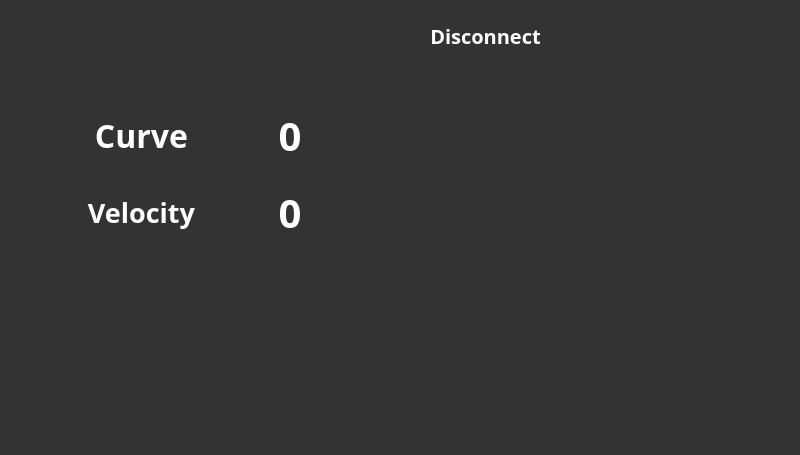
<?xml version="1.0" encoding="UTF-8"?>
<ui version="4.0">
 <class>SecondWindow</class>
 <widget class="QWidget" name="SecondWindow">
  <property name="enabled">
   <bool>true</bool>
  </property>
  <property name="geometry">
   <rect>
    <x>0</x>
    <y>0</y>
    <width>800</width>
    <height>455</height>
   </rect>
  </property>
  <property name="sizePolicy">
   <sizepolicy hsizetype="Fixed" vsizetype="Fixed">
    <horstretch>0</horstretch>
    <verstretch>0</verstretch>
   </sizepolicy>
  </property>
  <property name="windowTitle">
   <string>Snake_Robot_Controller</string>
  </property>
  <property name="windowIcon">
   <iconset>
    <normaloff>:/images/gui_png/rodu.png</normaloff>:/images/gui_png/rodu.png</iconset>
  </property>
  <property name="styleSheet">
   <string notr="true">background: #333;</string>
  </property>
  <widget class="QWidget" name="verticalLayoutWidget">
   <property name="geometry">
    <rect>
     <x>598</x>
     <y>54</y>
     <width>214</width>
     <height>380</height>
    </rect>
   </property>
   <layout class="QVBoxLayout" name="verticalLayout_2">
    <item>
     <widget class="QPushButton" name="pushButton">
      <property name="font">
       <font>
        <family>Noto Sans</family>
        <pointsize>20</pointsize>
        <weight>75</weight>
        <italic>false</italic>
        <bold>true</bold>
        <kerning>true</kerning>
       </font>
      </property>
      <property name="styleSheet">
       <string notr="true">color : white;
font-family: Noto Sans;
font-style: normal;
font-weight: 600;
line-height: normal;</string>
      </property>
      <property name="text">
       <string/>
      </property>
      <property name="icon">
       <iconset>
        <normaloff>:/images/gui_png/btn1.png</normaloff>:/images/gui_png/btn1.png</iconset>
      </property>
      <property name="iconSize">
       <size>
        <width>200</width>
        <height>80</height>
       </size>
      </property>
      <property name="checkable">
       <bool>false</bool>
      </property>
      <property name="autoRepeat">
       <bool>false</bool>
      </property>
      <property name="autoDefault">
       <bool>false</bool>
      </property>
      <property name="default">
       <bool>false</bool>
      </property>
      <property name="flat">
       <bool>true</bool>
      </property>
     </widget>
    </item>
    <item>
     <widget class="QPushButton" name="pushButton_2">
      <property name="font">
       <font>
        <family>Noto Sans</family>
        <pointsize>20</pointsize>
        <weight>75</weight>
        <italic>false</italic>
        <bold>true</bold>
        <kerning>true</kerning>
       </font>
      </property>
      <property name="styleSheet">
       <string notr="true">color : white;
font-family: Noto Sans;
font-style: normal;
font-weight: 600;
line-height: normal;</string>
      </property>
      <property name="text">
       <string/>
      </property>
      <property name="icon">
       <iconset>
        <normaloff>:/images/gui_png/btn2.png</normaloff>:/images/gui_png/btn2.png</iconset>
      </property>
      <property name="iconSize">
       <size>
        <width>200</width>
        <height>80</height>
       </size>
      </property>
      <property name="checkable">
       <bool>false</bool>
      </property>
      <property name="autoRepeat">
       <bool>false</bool>
      </property>
      <property name="autoDefault">
       <bool>false</bool>
      </property>
      <property name="default">
       <bool>false</bool>
      </property>
      <property name="flat">
       <bool>true</bool>
      </property>
     </widget>
    </item>
    <item>
     <widget class="QPushButton" name="pushButton_3">
      <property name="font">
       <font>
        <family>Noto Sans</family>
        <pointsize>20</pointsize>
        <weight>75</weight>
        <italic>false</italic>
        <bold>true</bold>
        <kerning>true</kerning>
       </font>
      </property>
      <property name="styleSheet">
       <string notr="true">color : white;
font-family: Noto Sans;
font-style: normal;
font-weight: 600;
line-height: normal;</string>
      </property>
      <property name="text">
       <string/>
      </property>
      <property name="icon">
       <iconset>
        <normaloff>:/images/gui_png/btn3.png</normaloff>:/images/gui_png/btn3.png</iconset>
      </property>
      <property name="iconSize">
       <size>
        <width>200</width>
        <height>80</height>
       </size>
      </property>
      <property name="checkable">
       <bool>false</bool>
      </property>
      <property name="autoRepeat">
       <bool>false</bool>
      </property>
      <property name="autoDefault">
       <bool>false</bool>
      </property>
      <property name="default">
       <bool>false</bool>
      </property>
      <property name="flat">
       <bool>true</bool>
      </property>
     </widget>
    </item>
    <item>
     <widget class="QPushButton" name="pushButton_4">
      <property name="font">
       <font>
        <family>Noto Sans</family>
        <pointsize>20</pointsize>
        <weight>75</weight>
        <italic>false</italic>
        <bold>true</bold>
        <kerning>true</kerning>
       </font>
      </property>
      <property name="styleSheet">
       <string notr="true">color : white;
font-family: Noto Sans;
font-style: normal;
font-weight: 600;
line-height: normal;</string>
      </property>
      <property name="text">
       <string/>
      </property>
      <property name="icon">
       <iconset>
        <normaloff>:/images/gui_png/btn4.png</normaloff>:/images/gui_png/btn4.png</iconset>
      </property>
      <property name="iconSize">
       <size>
        <width>200</width>
        <height>80</height>
       </size>
      </property>
      <property name="checkable">
       <bool>false</bool>
      </property>
      <property name="autoRepeat">
       <bool>false</bool>
      </property>
      <property name="autoDefault">
       <bool>false</bool>
      </property>
      <property name="default">
       <bool>false</bool>
      </property>
      <property name="flat">
       <bool>true</bool>
      </property>
     </widget>
    </item>
   </layout>
  </widget>
  <widget class="QWidget" name="gridLayoutWidget">
   <property name="geometry">
    <rect>
     <x>392</x>
     <y>94</y>
     <width>192</width>
     <height>178</height>
    </rect>
   </property>
   <layout class="QGridLayout" name="gridLayout_2">
    <property name="horizontalSpacing">
     <number>6</number>
    </property>
    <property name="verticalSpacing">
     <number>0</number>
    </property>
    <item row="0" column="0">
     <widget class="QPushButton" name="arrow1_2">
      <property name="text">
       <string/>
      </property>
      <property name="icon">
       <iconset>
        <normaloff>:/images/gui_png/triangle5.png</normaloff>:/images/gui_png/triangle5.png</iconset>
      </property>
      <property name="iconSize">
       <size>
        <width>80</width>
        <height>80</height>
       </size>
      </property>
      <property name="autoDefault">
       <bool>false</bool>
      </property>
      <property name="default">
       <bool>false</bool>
      </property>
      <property name="flat">
       <bool>true</bool>
      </property>
     </widget>
    </item>
    <item row="0" column="1">
     <widget class="QPushButton" name="arrow2_2">
      <property name="text">
       <string/>
      </property>
      <property name="icon">
       <iconset>
        <normaloff>:/images/gui_png/triangle4.png</normaloff>:/images/gui_png/triangle4.png</iconset>
      </property>
      <property name="iconSize">
       <size>
        <width>80</width>
        <height>80</height>
       </size>
      </property>
      <property name="autoDefault">
       <bool>false</bool>
      </property>
      <property name="default">
       <bool>false</bool>
      </property>
      <property name="flat">
       <bool>true</bool>
      </property>
     </widget>
    </item>
    <item row="1" column="0">
     <widget class="QPushButton" name="arrow3_2">
      <property name="text">
       <string/>
      </property>
      <property name="icon">
       <iconset>
        <normaloff>:/images/gui_png/triangle5.png</normaloff>:/images/gui_png/triangle5.png</iconset>
      </property>
      <property name="iconSize">
       <size>
        <width>80</width>
        <height>80</height>
       </size>
      </property>
      <property name="autoDefault">
       <bool>false</bool>
      </property>
      <property name="default">
       <bool>false</bool>
      </property>
      <property name="flat">
       <bool>true</bool>
      </property>
     </widget>
    </item>
    <item row="1" column="1">
     <widget class="QPushButton" name="arrow4_2">
      <property name="text">
       <string/>
      </property>
      <property name="icon">
       <iconset>
        <normaloff>:/images/gui_png/triangle4.png</normaloff>:/images/gui_png/triangle4.png</iconset>
      </property>
      <property name="iconSize">
       <size>
        <width>80</width>
        <height>80</height>
       </size>
      </property>
      <property name="autoDefault">
       <bool>false</bool>
      </property>
      <property name="default">
       <bool>false</bool>
      </property>
      <property name="flat">
       <bool>true</bool>
      </property>
     </widget>
    </item>
   </layout>
  </widget>
  <widget class="QWidget" name="gridLayoutWidget_2">
   <property name="geometry">
    <rect>
     <x>70</x>
     <y>100</y>
     <width>291</width>
     <height>148</height>
    </rect>
   </property>
   <layout class="QGridLayout" name="gridLayout_3">
    <item row="2" column="1">
     <widget class="QLabel" name="velocity">
      <property name="font">
       <font>
        <family>Noto Sans</family>
        <pointsize>30</pointsize>
        <weight>75</weight>
        <italic>false</italic>
        <bold>true</bold>
        <underline>false</underline>
       </font>
      </property>
      <property name="layoutDirection">
       <enum>Qt::LeftToRight</enum>
      </property>
      <property name="styleSheet">
       <string notr="true">color : white;
font-family: Noto Sans;
font-style: normal;
font-weight: 600;
line-height: normal;</string>
      </property>
      <property name="frameShape">
       <enum>QFrame::NoFrame</enum>
      </property>
      <property name="lineWidth">
       <number>0</number>
      </property>
      <property name="text">
       <string>0</string>
      </property>
      <property name="textFormat">
       <enum>Qt::AutoText</enum>
      </property>
      <property name="alignment">
       <set>Qt::AlignCenter</set>
      </property>
     </widget>
    </item>
    <item row="0" column="0">
     <widget class="QLabel" name="rad_text">
      <property name="font">
       <font>
        <family>Noto Sans</family>
        <pointsize>24</pointsize>
        <weight>75</weight>
        <italic>false</italic>
        <bold>true</bold>
       </font>
      </property>
      <property name="styleSheet">
       <string notr="true">color : white;
font-family: Noto Sans;
font-style: normal;
font-weight: 600;
line-height: normal;</string>
      </property>
      <property name="lineWidth">
       <number>0</number>
      </property>
      <property name="text">
       <string>Curve</string>
      </property>
      <property name="alignment">
       <set>Qt::AlignCenter</set>
      </property>
     </widget>
    </item>
    <item row="0" column="1">
     <widget class="QLabel" name="radius">
      <property name="font">
       <font>
        <family>Noto Sans</family>
        <pointsize>30</pointsize>
        <weight>75</weight>
        <italic>false</italic>
        <bold>true</bold>
        <underline>false</underline>
       </font>
      </property>
      <property name="layoutDirection">
       <enum>Qt::LeftToRight</enum>
      </property>
      <property name="styleSheet">
       <string notr="true">color : white;
font-family: Noto Sans;
font-style: normal;
font-weight: 600;
line-height: normal;</string>
      </property>
      <property name="frameShape">
       <enum>QFrame::NoFrame</enum>
      </property>
      <property name="lineWidth">
       <number>0</number>
      </property>
      <property name="text">
       <string>0</string>
      </property>
      <property name="textFormat">
       <enum>Qt::AutoText</enum>
      </property>
      <property name="alignment">
       <set>Qt::AlignCenter</set>
      </property>
     </widget>
    </item>
    <item row="2" column="0">
     <widget class="QLabel" name="vel_text">
      <property name="font">
       <font>
        <family>Noto Sans</family>
        <pointsize>20</pointsize>
        <weight>75</weight>
        <italic>false</italic>
        <bold>true</bold>
       </font>
      </property>
      <property name="styleSheet">
       <string notr="true">color : white;
font-family: Noto Sans;
font-style: normal;
font-weight: 600;
line-height: normal;</string>
      </property>
      <property name="lineWidth">
       <number>0</number>
      </property>
      <property name="text">
       <string>Velocity</string>
      </property>
      <property name="alignment">
       <set>Qt::AlignCenter</set>
      </property>
     </widget>
    </item>
   </layout>
  </widget>
  <widget class="QLabel" name="label_connect">
   <property name="geometry">
    <rect>
     <x>410</x>
     <y>20</y>
     <width>151</width>
     <height>31</height>
    </rect>
   </property>
   <property name="font">
    <font>
     <family>Noto Sans</family>
     <pointsize>15</pointsize>
     <weight>75</weight>
     <italic>false</italic>
     <bold>true</bold>
     <underline>false</underline>
    </font>
   </property>
   <property name="styleSheet">
    <string notr="true">color : white;
font-family: Noto Sans;
font-style: normal;
line-height: normal;</string>
   </property>
   <property name="text">
    <string>Disconnect</string>
   </property>
   <property name="alignment">
    <set>Qt::AlignCenter</set>
   </property>
  </widget>
  <widget class="QPushButton" name="pushButton_6">
   <property name="geometry">
    <rect>
     <x>21</x>
     <y>14</y>
     <width>61</width>
     <height>61</height>
    </rect>
   </property>
   <property name="text">
    <string/>
   </property>
   <property name="icon">
    <iconset>
     <normaloff>:/images/gui_png/home.png</normaloff>:/images/gui_png/home.png</iconset>
   </property>
   <property name="iconSize">
    <size>
     <width>80</width>
     <height>80</height>
    </size>
   </property>
   <property name="autoDefault">
    <bool>false</bool>
   </property>
   <property name="default">
    <bool>false</bool>
   </property>
   <property name="flat">
    <bool>true</bool>
   </property>
  </widget>
  <widget class="QPushButton" name="pushButton_5">
   <property name="geometry">
    <rect>
     <x>110</x>
     <y>330</y>
     <width>201</width>
     <height>91</height>
    </rect>
   </property>
   <property name="sizePolicy">
    <sizepolicy hsizetype="Preferred" vsizetype="Preferred">
     <horstretch>0</horstretch>
     <verstretch>0</verstretch>
    </sizepolicy>
   </property>
   <property name="font">
    <font>
     <family>Noto Sans</family>
     <pointsize>20</pointsize>
     <weight>75</weight>
     <italic>false</italic>
     <bold>true</bold>
     <kerning>true</kerning>
    </font>
   </property>
   <property name="styleSheet">
    <string notr="true">color : white;
font-family: Noto Sans;
font-style: normal;
font-weight: 600;
line-height: normal;</string>
   </property>
   <property name="text">
    <string/>
   </property>
   <property name="icon">
    <iconset>
     <normaloff>:/images/gui_png/change.png</normaloff>:/images/gui_png/change.png</iconset>
   </property>
   <property name="iconSize">
    <size>
     <width>200</width>
     <height>80</height>
    </size>
   </property>
   <property name="checkable">
    <bool>false</bool>
   </property>
   <property name="autoRepeat">
    <bool>false</bool>
   </property>
   <property name="autoDefault">
    <bool>false</bool>
   </property>
   <property name="default">
    <bool>false</bool>
   </property>
   <property name="flat">
    <bool>true</bool>
   </property>
  </widget>
 </widget>
 <resources/>
 <connections>
  <connection>
   <sender>pushButton_6</sender>
   <signal>clicked()</signal>
   <receiver>SecondWindow</receiver>
   <slot>page1()</slot>
   <hints>
    <hint type="sourcelabel">
     <x>46</x>
     <y>40</y>
    </hint>
    <hint type="destinationlabel">
     <x>158</x>
     <y>67</y>
    </hint>
   </hints>
  </connection>
  <connection>
   <sender>pushButton_5</sender>
   <signal>clicked()</signal>
   <receiver>SecondWindow</receiver>
   <slot>save()</slot>
   <hints>
    <hint type="sourcelabel">
     <x>248</x>
     <y>372</y>
    </hint>
    <hint type="destinationlabel">
     <x>369</x>
     <y>354</y>
    </hint>
   </hints>
  </connection>
  <connection>
   <sender>arrow3_2</sender>
   <signal>clicked()</signal>
   <receiver>SecondWindow</receiver>
   <slot>vel_up()</slot>
   <hints>
    <hint type="sourcelabel">
     <x>446</x>
     <y>245</y>
    </hint>
    <hint type="destinationlabel">
     <x>476</x>
     <y>308</y>
    </hint>
   </hints>
  </connection>
  <connection>
   <sender>arrow4_2</sender>
   <signal>clicked()</signal>
   <receiver>SecondWindow</receiver>
   <slot>vel_down()</slot>
   <hints>
    <hint type="sourcelabel">
     <x>536</x>
     <y>228</y>
    </hint>
    <hint type="destinationlabel">
     <x>557</x>
     <y>297</y>
    </hint>
   </hints>
  </connection>
  <connection>
   <sender>arrow1_2</sender>
   <signal>clicked()</signal>
   <receiver>SecondWindow</receiver>
   <slot>rad_up()</slot>
   <hints>
    <hint type="sourcelabel">
     <x>416</x>
     <y>129</y>
    </hint>
    <hint type="destinationlabel">
     <x>372</x>
     <y>85</y>
    </hint>
   </hints>
  </connection>
  <connection>
   <sender>arrow2_2</sender>
   <signal>clicked()</signal>
   <receiver>SecondWindow</receiver>
   <slot>rad_down()</slot>
   <hints>
    <hint type="sourcelabel">
     <x>539</x>
     <y>119</y>
    </hint>
    <hint type="destinationlabel">
     <x>503</x>
     <y>67</y>
    </hint>
   </hints>
  </connection>
  <connection>
   <sender>pushButton</sender>
   <signal>clicked()</signal>
   <receiver>SecondWindow</receiver>
   <slot>set_1()</slot>
   <hints>
    <hint type="sourcelabel">
     <x>699</x>
     <y>80</y>
    </hint>
    <hint type="destinationlabel">
     <x>666</x>
     <y>20</y>
    </hint>
   </hints>
  </connection>
  <connection>
   <sender>pushButton_2</sender>
   <signal>clicked()</signal>
   <receiver>SecondWindow</receiver>
   <slot>set_2()</slot>
   <hints>
    <hint type="sourcelabel">
     <x>733</x>
     <y>211</y>
    </hint>
    <hint type="destinationlabel">
     <x>144</x>
     <y>267</y>
    </hint>
   </hints>
  </connection>
  <connection>
   <sender>pushButton_3</sender>
   <signal>clicked()</signal>
   <receiver>SecondWindow</receiver>
   <slot>set_3()</slot>
   <hints>
    <hint type="sourcelabel">
     <x>655</x>
     <y>289</y>
    </hint>
    <hint type="destinationlabel">
     <x>463</x>
     <y>368</y>
    </hint>
   </hints>
  </connection>
  <connection>
   <sender>pushButton_4</sender>
   <signal>clicked()</signal>
   <receiver>SecondWindow</receiver>
   <slot>set_4()</slot>
   <hints>
    <hint type="sourcelabel">
     <x>702</x>
     <y>397</y>
    </hint>
    <hint type="destinationlabel">
     <x>521</x>
     <y>407</y>
    </hint>
   </hints>
  </connection>
 </connections>
 <slots>
  <slot>rad_up()</slot>
  <slot>slot1()</slot>
  <slot>rad_down()</slot>
  <slot>vel_up()</slot>
  <slot>vel_down()</slot>
  <slot>set_1()</slot>
  <slot>set_2()</slot>
  <slot>set_3()</slot>
  <slot>set_4()</slot>
  <slot>save()</slot>
  <slot>page1()</slot>
 </slots>
</ui>
